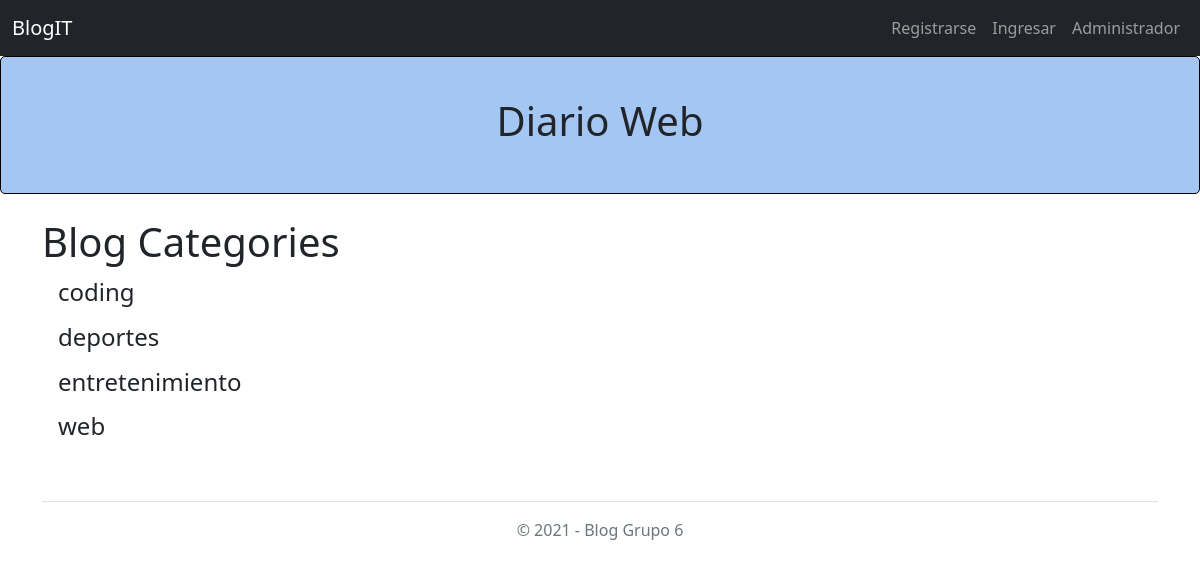
The page /category-list/ on the database its author committed.
### blog/models.py (models this page shows, shortened)
class Category(models.Model):
    name = models.CharField(max_length = 255)
    def __str__(self):
        return self.name

### blog/views.py (the view)
# urls.py: path('category-list/', CategoryListView, name = 'category-list'),
def CategoryListView(request):
    cat_menu_list = Category.objects.all()
    return render(request, 'category_list.html', {'cat_menu_list':cat_menu_list})

### blog/templates/category_list.html (shortened to what this page needs)
{% extends 'base.html' %}
{% block content %}
    <h1> Blog Categories </h1>
        {% for item in cat_menu_list %}
        <h4><a class="dropdown-item" href="{% url 'category' item|slugify %}">{{ item }}</a></h4>
        {% endfor %}
{% endblock %}

### rows shown on the page
Category: name "coding"
Category: name "deportes"
Category: name "entretenimiento"
Category: name "web"
